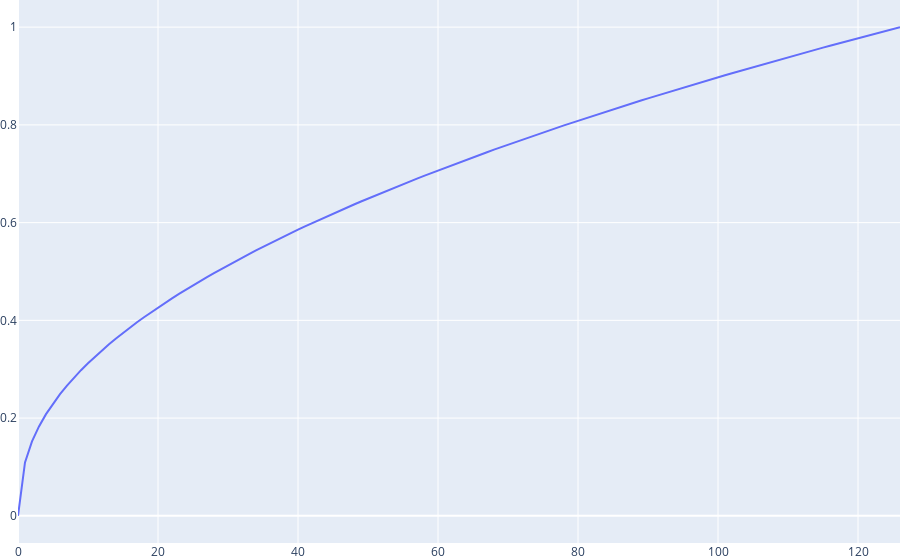

Here is the notebook cell this chart was saved with:
### Code cell
max_df = df[df['target'] >= 0.99]
fig = go.Figure()
fig.update_layout(margin={'r': 0, 'l': 0, 't': 0, 'b': 0})
fig.add_traces(
    go.Scatter(
        x=df['k1'],
        y=df['target'],
        hovertemplate='k1: %{x}<br>integral: %{y:.2f}',
        name='',
    ))
